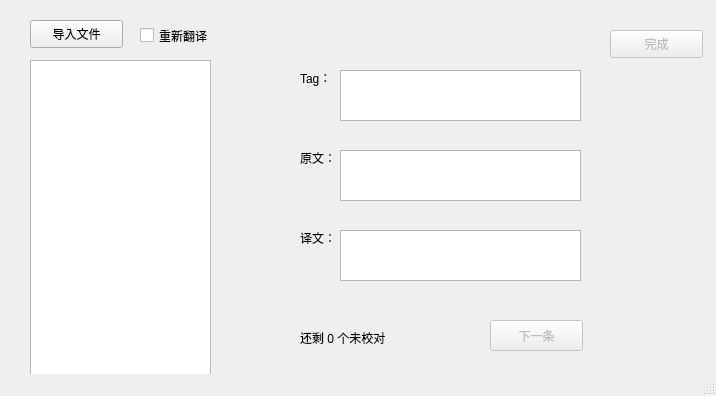
<?xml version="1.0" encoding="UTF-8"?>
<ui version="4.0">
 <class>MainWindow</class>
 <widget class="QMainWindow" name="MainWindow">
  <property name="geometry">
   <rect>
    <x>0</x>
    <y>0</y>
    <width>716</width>
    <height>396</height>
   </rect>
  </property>
  <property name="windowTitle">
   <string>TranslationTools</string>
  </property>
  <widget class="QWidget" name="centralwidget">
   <widget class="QPushButton" name="ImportJar">
    <property name="geometry">
     <rect>
      <x>30</x>
      <y>20</y>
      <width>93</width>
      <height>28</height>
     </rect>
    </property>
    <property name="text">
     <string>导入文件</string>
    </property>
   </widget>
   <widget class="QTextBrowser" name="Status">
    <property name="geometry">
     <rect>
      <x>30</x>
      <y>60</y>
      <width>181</width>
      <height>321</height>
     </rect>
    </property>
   </widget>
   <widget class="QLabel" name="label">
    <property name="geometry">
     <rect>
      <x>300</x>
      <y>150</y>
      <width>41</width>
      <height>16</height>
     </rect>
    </property>
    <property name="text">
     <string>原文：</string>
    </property>
   </widget>
   <widget class="QLabel" name="label_2">
    <property name="geometry">
     <rect>
      <x>300</x>
      <y>70</y>
      <width>41</width>
      <height>16</height>
     </rect>
    </property>
    <property name="text">
     <string>Tag：</string>
    </property>
   </widget>
   <widget class="QLabel" name="label_3">
    <property name="geometry">
     <rect>
      <x>300</x>
      <y>230</y>
      <width>41</width>
      <height>16</height>
     </rect>
    </property>
    <property name="text">
     <string>译文：</string>
    </property>
   </widget>
   <widget class="QTextBrowser" name="Tag">
    <property name="geometry">
     <rect>
      <x>340</x>
      <y>70</y>
      <width>241</width>
      <height>51</height>
     </rect>
    </property>
   </widget>
   <widget class="QTextBrowser" name="Origin">
    <property name="geometry">
     <rect>
      <x>340</x>
      <y>150</y>
      <width>241</width>
      <height>51</height>
     </rect>
    </property>
   </widget>
   <widget class="QPlainTextEdit" name="Translated">
    <property name="geometry">
     <rect>
      <x>340</x>
      <y>230</y>
      <width>241</width>
      <height>51</height>
     </rect>
    </property>
   </widget>
   <widget class="QLabel" name="Unchecked">
    <property name="geometry">
     <rect>
      <x>300</x>
      <y>330</y>
      <width>121</width>
      <height>16</height>
     </rect>
    </property>
    <property name="text">
     <string>还剩 0 个未校对</string>
    </property>
   </widget>
   <widget class="QPushButton" name="Next">
    <property name="enabled">
     <bool>false</bool>
    </property>
    <property name="geometry">
     <rect>
      <x>490</x>
      <y>320</y>
      <width>93</width>
      <height>31</height>
     </rect>
    </property>
    <property name="text">
     <string>下一条</string>
    </property>
   </widget>
   <widget class="QCheckBox" name="isRestart">
    <property name="geometry">
     <rect>
      <x>140</x>
      <y>20</y>
      <width>91</width>
      <height>31</height>
     </rect>
    </property>
    <property name="text">
     <string>重新翻译</string>
    </property>
   </widget>
   <widget class="QPushButton" name="Finish">
    <property name="enabled">
     <bool>false</bool>
    </property>
    <property name="geometry">
     <rect>
      <x>610</x>
      <y>30</y>
      <width>93</width>
      <height>28</height>
     </rect>
    </property>
    <property name="text">
     <string>完成</string>
    </property>
   </widget>
  </widget>
  <widget class="QStatusBar" name="statusbar"/>
 </widget>
 <resources/>
 <connections/>
</ui>
